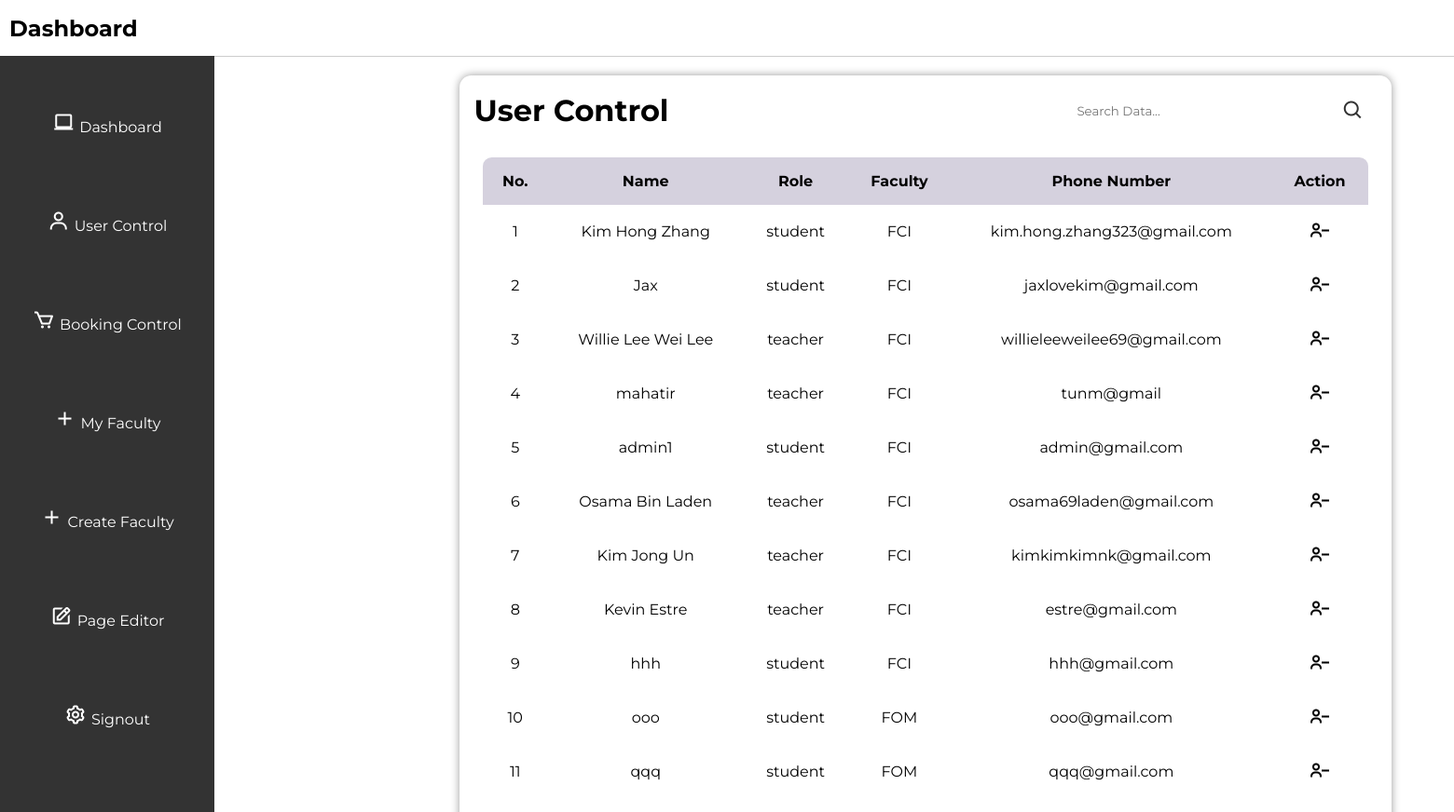
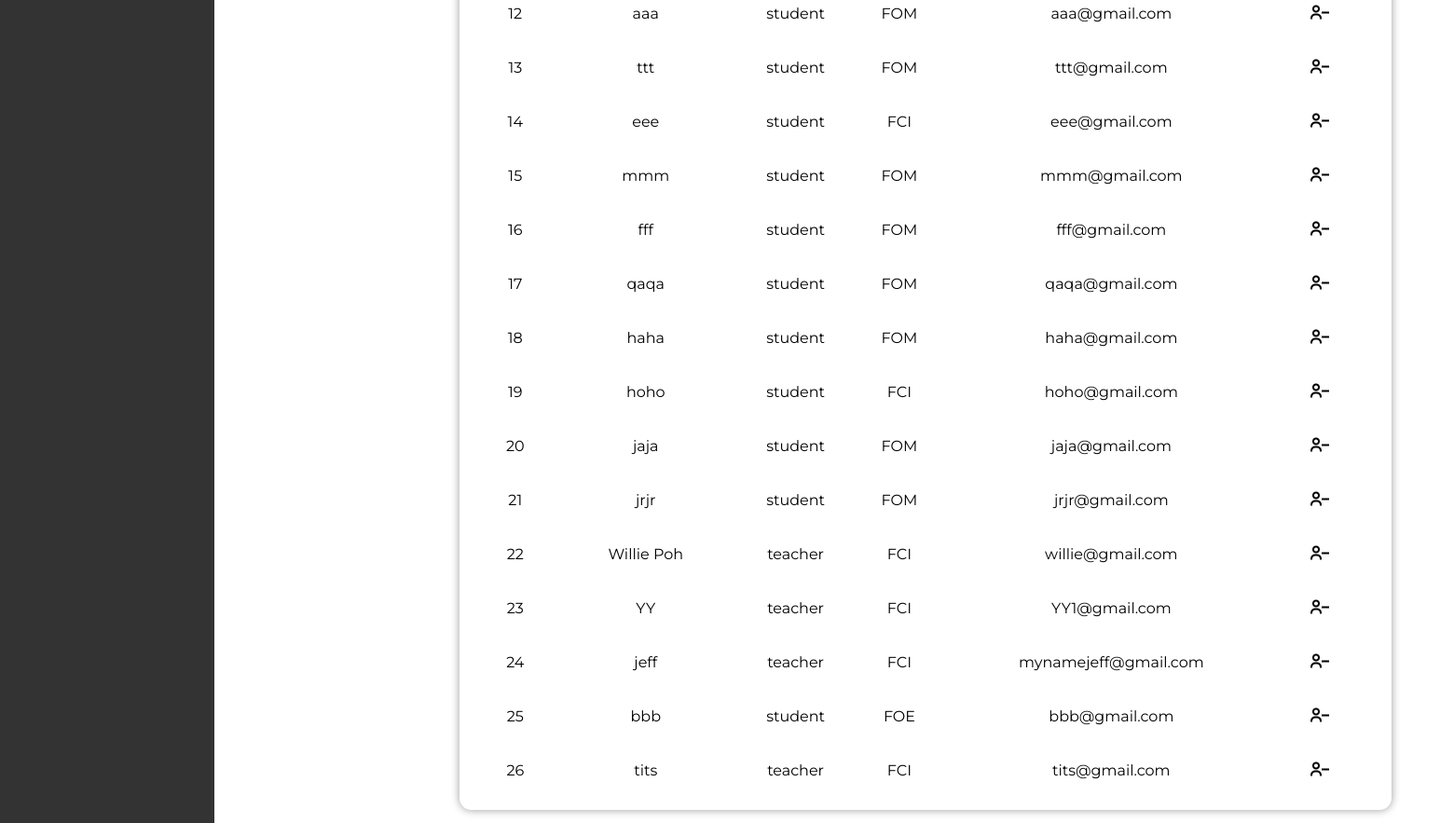
/usercontrol, run on the app's committed database (2 pictures, top to bottom).
### tables this page shows
CREATE TABLE users (
        id INTEGER PRIMARY KEY AUTOINCREMENT,
        role TEXT NOT NULL,
        faculty TEXT NOT NULL,
        username TEXT NOT NULL UNIQUE,
        email TEXT NOT NULL UNIQUE,
        phone_number TEXT NOT NULL UNIQUE,
        password TEXT NOT NULL
        );

### app.py (the view)
@app.route("/usercontrol")
def usercontrol():
    conn = get_db_connection()
    cursor = conn.cursor()
    cursor.execute("SELECT * FROM users")
    user_data = cursor.fetchall()
    conn.close()
    return render_template("usercontrol.html", users=user_data)

### app.py (called while the page is built)
def get_db_connection():
    con = sqlite3.connect("database.db")
    con.row_factory = sqlite3.Row
    return con

### templates/usercontrol.html (shortened to what this page needs)
<!DOCTYPE html>
<html lang="en">
<head>
    <link rel="stylesheet" href="../static/style.css">
    <link href='https://unpkg.com/boxicons@2.1.4/css/boxicons.min.css'rel='stylesheet'>
</head>
<body>
    <header>
        <h2>Dashboard</h2>
    </header>
    <div class="sidebar">
        <ul>
            <li><i class='bx bx-laptop'></i><a href="/admin">Dashboard</a></li>
            <li><i class='bx bx-user'></i><a href="/usercontrol">User Control</a></li>
            <li><i class='bx bx-cart'></i><a href="/appointmentcontrol">Booking Control</a></li>
            <li><i class='bx bx-plus'></i><a href="/faculty">My Faculty</a></li>
            <li><i class='bx bx-plus'></i><a href="/createfacultyhub">Create Faculty</a></li>
            <li><i class='bx bx-edit' ></i><a href="/adminpageeditor">Page Editor</a></li>
            <li><i class='bx bx-cog' ></i><a href="/logout">Signout</a></li>
        </ul>
    </div>
    <div class="user-main">
        <div class="table" id="customers_table">
            <div class="table__header">
                <h1>User Control</h1>
                <div class="input-group">
                    <input type="search" placeholder="Search Data...">
                    <i class='bx bx-search'></i>
                </div>
            </div>
            <div class="table__body">
                <table>
                    <thead>
                        <tr>
                            <th> No. </th>
                            <th> Name </th>
                            <th> Role </th>
                            <th> Faculty </th>
                            <th> Phone Number </th>
                            <th> Action </th>
                        </tr>
                    </thead>
                    <tbody>
                        {% for user in users %}
                        <form action="/delete_user" method="POST">
                            <tr>
                                <td> {{ loop.index }} </td>
                                <td>{{ user[3] }}</td>
                                <td>{{ user[1] }}</td>
                                <td> {{ user[2] }} </td>
                                <td> {{ user[4] }}</td>
                                <td>
                                    <button type="submit"><i class='bx bx-user-minus'></i></button>
                                </td>
                            </tr>
                        </form>
                        {% endfor %}
                    </tbody>
                </table>
            </div>
        </div>
    </div>
</body>
</html>

### static/style.css (style rules this page uses)
* { margin: 0; padding: 0; box-sizing: border-box; font-family: 'Montserrat'; }
body { font-family: 'Montserrat', sans-serif; background-color: white; justify-content: center; align-items: center; margin: 0; padding: 0; min-width: 100vh; }
.bx { font-size: 24px; color: #333; }
header { display: flex; justify-content: space-between; align-items: center; padding: 10px; background-color: #ffffff; border-bottom: 1px solid #ccc; position: relative; top: 0; width: 100%; }
header h2 { font-size: 24px; }
.sidebar { height: calc(200vh - 60px); width: 230px; position: absolute; top: 60px; left: 0; background-color: #333; padding-top: 20px; overflow-y: auto; }
.sidebar ul { list-style-type: none; }
.sidebar ul li { padding: 40px 0; text-align: center; }
.sidebar ul li a { color: #fff; text-decoration: none; }
.sidebar i { color: white; margin-right: 5px; }
.table { position: relative; width: 1000px; box-shadow: 0 0 10px rgba(0, 0, 0, 0.4); border-radius: 12.8px; display: flex; justify-content: center; flex-direction: column; margin-top: 20px; left: 20%; }
.table__header { width: 100%; height: 10%; padding: 12.8px 16px; display: flex; justify-content: space-between; align-items: center; }
.table__header .input-group { width: 35%; height: 100%; padding: 12.8px; border-radius: 32px; display: flex; justify-content: center; align-items: center; transition: .2s; }
.table__header .input-group input { width: 100%; padding: 0 8px 0 4.8px; background-color: transparent; border: none; outline: none; }
.table__body { width: 95%; max-height: calc(89vh - 16px); background-color: #fffb; margin: 12.8px auto; border-radius: 9.6px; overflow: auto; overflow: overlay; }
table { width: 100%; }
table, th, td { border-collapse: collapse; padding: 16px; text-align: center; }
thead th { position: sticky; top: 0; left: 0; background-color: #d5d1defe; text-transform: capitalize; }
.table__body button { background-color: transparent; border: none; color: black; justify-content: center; }
.table__body i { border: none; color: black; }

### data on the page
users: username "Kim Hong Zhang", role "student", faculty "FCI", email "kim.hong.zhang323@gmail.com"
users: username "Jax", role "student", faculty "FCI", email "jaxlovekim@gmail.com"
users: username "Willie Lee Wei Lee", role "teacher", faculty "FCI", email "willieleeweilee69@gmail.com"
users: username "mahatir", role "teacher", faculty "FCI", email "tunm@gmail"
users: username "admin1", role "student", faculty "FCI", email "admin@gmail.com"
users: username "Osama Bin Laden", role "teacher", faculty "FCI", email "osama69laden@gmail.com"
users: username "Kim Jong Un", role "teacher", faculty "FCI", email "kimkimkimnk@gmail.com"
users: username "Kevin Estre", role "teacher", faculty "FCI", email "estre@gmail.com"
users: username "hhh", role "student", faculty "FCI", email "hhh@gmail.com"
users: username "ooo", role "student", faculty "FOM", email "ooo@gmail.com"
users: username "qqq", role "student", faculty "FOM", email "qqq@gmail.com"
users: username "aaa", role "student", faculty "FOM", email "aaa@gmail.com"
users: username "ttt", role "student", faculty "FOM", email "ttt@gmail.com"
users: username "eee", role "student", faculty "FCI", email "eee@gmail.com"
users: username "mmm", role "student", faculty "FOM", email "mmm@gmail.com"
users: username "fff", role "student", faculty "FOM", email "fff@gmail.com"
users: username "qaqa", role "student", faculty "FOM", email "qaqa@gmail.com"
users: username "haha", role "student", faculty "FOM", email "haha@gmail.com"
users: username "hoho", role "student", faculty "FCI", email "hoho@gmail.com"
users: username "jaja", role "student", faculty "FOM", email "jaja@gmail.com"
users: username "jrjr", role "student", faculty "FOM", email "jrjr@gmail.com"
users: username "Willie Poh", role "teacher", faculty "FCI", email "willie@gmail.com"
users: username "YY", role "teacher", faculty "FCI", email "YY1@gmail.com"
users: username "jeff", role "teacher", faculty "FCI", email "mynamejeff@gmail.com"
users: username "bbb", role "student", faculty "FOE", email "bbb@gmail.com"
users: username "tits", role "teacher", faculty "FCI", email "tits@gmail.com"
